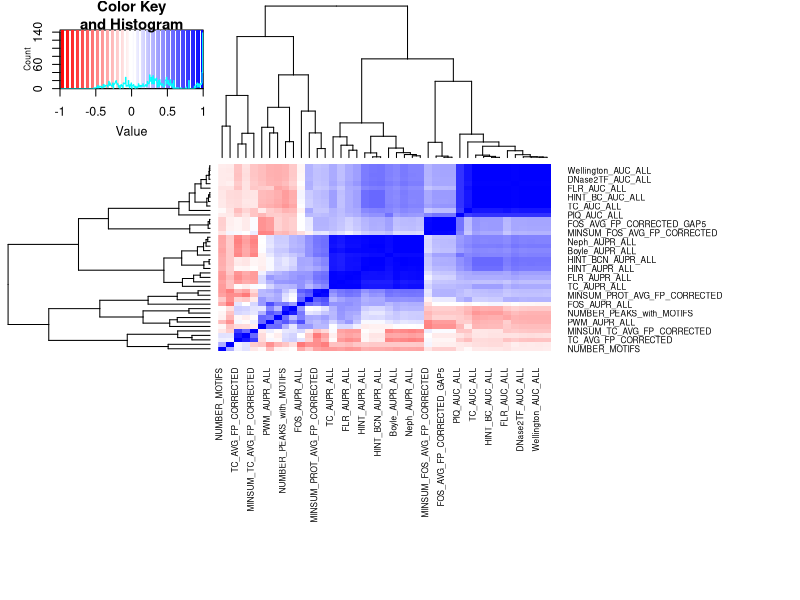

Source code (R): (Note: this script raises an error after producing the figure.)
library(gplots)
library(scatterplot3d)
library(rpart)
library(Hmisc)

d=read.table("table_changed.csv",header=TRUE)

#d$log(d[,13]+min(d[,13])+1)
rownames(d)=paste0(d[,1],"_",d[,2],"_",d[,3])



#tranforming TC in log scale
d$NORM_TC_AVG_CHIP_UNCORRECTED=log2(d$NORM_TC_AVG_CHIP_UNCORRECTED+1)
d$NORM_TC_AVG_DNASE_UNCORRECTED=log2(d$NORM_TC_AVG_DNASE_UNCORRECTED+1)
d$NORM_TC_AVG_CHIP_UNCORRECTED=log2(d$TC_AVG_CHIP_UNCORRECTED+1)
d$NORM_TC_AVG_DNASE_UNCORRECTED=log2(d$TC_AVG_DNASE_UNCORRECTED+1)
d$NORM_TC_AVG_FP_CORRECTED=log2(d$TC_AVG_FP_CORRECTED-min(d$TC_AVG_FP_CORRECTED,na.rm=TRUE)+1)

#removing selected rows



# selection with on AUC, NORM TC, corrected FOS, corrected TC, 
sel=grep("BIAS|NUMBER|PERC|AUC_ALL|AUPR|_FP_CORR",colnames(d))

#correlation and scatter plots

pdf("heatmap.pdf")
corr=cor(d[,sel],use="pairwise.complete.obs")
p=rcorr(as.matrix(d[,sel]),type="pearson")
heatmap.2(corr,trace="none",col=redblue(256),margins=c(15,15),cexCol=0.6,cexRow=0.6)
dev.off()
pdf("scatter.pdf")
plot(d[,sel])
dev.off()

# PCA analysis

fit <- princomp(d[complete.cases(d),sel],cor=TRUE)
#biplot(fit)

pdf("PCA.pdf")
par(mfrow=c(1,2))
biplot(fit,choices = c(2,1))
biplot(fit,choices = c(3,1))
dev.off()

# decision tree

fit <- rpart(HINT_BC_AUPR~BIAS_PEARSON + NORM_TC_AVG_FP_CORRECTED + FOS_AVG_FP_CORRECTED + PROTECT_AVG_FP_CORRECTED + MDC_UNCORRECTED + MDC_CORRECTED, method="anova", data=d)


plot(fit, uniform=TRUE)
text(fit, use.n=TRUE, all=TRUE, cex=.8)

pfit<- prune(fit, cp=0.04)
plot(pfit, uniform=TRUE)
text(pfit, use.n=TRUE, all=TRUE, cex=.8)


sum(abs(residuals(fit)))/dim(d)[1]
sum(abs(residuals(pfit)))/dim(d)[1]


#final protection score

pdf("PROT_FOS_AUC.pdf")
sp=scatterplot3d(d[,c("PROTECT_AVG_FP_CORRECTED","FOS_AVG_FP_CORRECTED","HINT_BC_AUC_ALL")],highlight.3d=TRUE,  type="h")
fit <- lm(HINT_BC_AUC_ALL ~ PROTECT_AVG_FP_CORRECTED + FOS_AVG_FP_CORRECTED,d) 
sp$plane3d(fit)
dev.off()

pdf("PROT_FOS_AUPR.pdf")
sp=scatterplot3d(d[,c("PROTECT_AVG_FP_CORRECTED","FOS_AVG_FP_CORRECTED","HINT_BC_AUC_ALL")],highlight.3d=TRUE,  type="h")
fit <- lm(HINT_BC_AUC_ALL ~ PROTECT_AVG_FP_CORRECTED + FOS_AVG_FP_CORRECTED,d) 
sp$plane3d(fit)
dev.off()


#d$PROTECTION_FINAL = predict(fit)

d$PROTECTION_FINAL_RANK = rank(d$"PROTECT_AVG_FP_CORRECTED") + rank(d$"FOS_AVG_FP_CORRECTED")
d$PROTECTION_FINAL = (d$"PROTECT_AVG_FP_CORRECTED") + (d$"FOS_AVG_FP_CORRECTED")


rc=rcorr(as.matrix(d[,c("BIAS_PEARSON","MINSUM_PROT_AVG_FP_CORRECTED","PROTECT_AVG_FP_CORRECTED","FOS_AVG_FP_CORRECTED","PROTECTION_FINAL","HINT_BC_AUC_ALL","TC_AUC_ALL","HINT_BC_AUPR_ALL","TC_AUPR_ALL")]),type="spearman")

heatmap.2(rc$r,trace="none",col=redblue(256),margins=c(15,15),cexCol=0.6,cexRow=0.6)


pdf("auc_protection.pdf",paper="A4")

#factors discussed in sung et al. 
fast=grep("_ER_|_AR_|_GR_",rownames(d))
med=grep("JUN$",rownames(d))# Sung describes AP1 and indicaates a chip-seq from jun in the supplement
low=grep("CTCF$",rownames(d))
#med=grep("AP",rownames(d))
plot(d$PROTECTION_FINAL,d$HINT_BC_AUC_ALL)
#text(d$PROTECTION_FINAL,d$HINT_BC_AUC_ALL,rownames(d),cex=0.5)
text(d$PROTECTION_FINAL[fast],d$HINT_BC_AUC_ALL[fast],rownames(d[fast,]),cex=0.8,col="red")
text(d$PROTECTION_FINAL[med],d$HINT_BC_AUC_ALL[med],rownames(d[med,]),cex=0.8,col="blue")
text(d$PROTECTION_FINAL[low],d$HINT_BC_AUC_ALL[low],rownames(d[low,]),cex=0.8,col="green")
dev.off()

rc_auc=rcorr(as.matrix(d[,grep("MINSUM_PROT_AVG_FP_CORRECTED|_AUC_ALL",colnames(d))]),type="spearman")
p=rc_auc$P[7,]



pdf("hintbc_tc_auc_prot.pdf",paper="A4")
par(mfrow=c(2,1))

plot(d$MINSUM_PROT_AVG_FP_CORRECTED,d$HINT_BC_AUC_ALL)
text(d$MINSUM_PROT_AVG_FP_CORRECTED,d$HINT_BC_AUC_ALL,rownames(d),cex=0.3)
text(d$MINSUM_PROT_AVG_FP_CORRECTED[fast],d$HINT_BC_AUC_ALL[fast],rownames(d[fast,]),cex=0.5,col="red")
text(d$MINSUM_PROT_AVG_FP_CORRECTED[med],d$HINT_BC_AUC_ALL[med],rownames(d[med,]),cex=0.5,col="blue")
text(d$MINSUM_PROT_AVG_FP_CORRECTED[low],d$HINT_BC_AUC_ALL[low],rownames(d[low,]),cex=0.5,col="green")

plot(d$MINSUM_PROT_AVG_FP_CORRECTED,d$TC_AUC_ALL)
text(d$MINSUM_PROT_AVG_FP_CORRECTED,d$TC_AUC_ALL,rownames(d),cex=0.3)
text(d$MINSUM_PROT_AVG_FP_CORRECTED[fast],d$TC_AUC_ALL[fast],rownames(d[fast,]),cex=0.5,col="red")
text(d$MINSUM_PROT_AVG_FP_CORRECTED[med],d$TC_AUC_ALL[med],rownames(d[med,]),cex=0.5,col="blue")
text(d$MINSUM_PROT_AVG_FP_CORRECTED[low],d$TC_AUC_ALL[low],rownames(d[low,]),cex=0.5,col="green")
dev.off()


pdf("hintbc_auc_prot.pdf")
labels=sub("_"," ",rownames(d))
labels=sub("_"," ",labels)
labels=sub("_"," ",labels)
labels=sub("UW ","",labels)
labels=sub("DU ","",labels)
plot(d$MINSUM_PROT_AVG_FP_CORRECTED,d$HINT_BC_AUC_ALL,ylab="HINT-BC AUC",xlab="Protection score",pch = 20,cex=0.5)
abline(v=0,col='red')
sel=(d$HINT_BC_AUC_ALL<0.8)
text(d$MINSUM_PROT_AVG_FP_CORRECTED[sel],d$HINT_BC_AUC_ALL[sel],labels[sel],pos=1,cex=0.9,col="gray")
sel=(d$MINSUM_PROT_AVG_FP_CORRECTED>6)
text(d$MINSUM_PROT_AVG_FP_CORRECTED[sel],d$HINT_BC_AUC_ALL[sel],labels[sel],pos=1,cex=0.9,col="gray")
points(d$MINSUM_PROT_AVG_FP_CORRECTED[fast],d$HINT_BC_AUC_ALL[fast],col="red",pch = 20)
text(d$MINSUM_PROT_AVG_FP_CORRECTED[fast],d$HINT_BC_AUC_ALL[fast],labels[fast],pos=1,cex=0.9,col="red")
points(d$MINSUM_PROT_AVG_FP_CORRECTED[med],d$HINT_BC_AUC_ALL[med],col="blue",pch = 20)
text(d$MINSUM_PROT_AVG_FP_CORRECTED[med],d$HINT_BC_AUC_ALL[med],labels[med],pos=1,cex=0.9,col="blue")
points(d$MINSUM_PROT_AVG_FP_CORRECTED[low],d$HINT_BC_AUC_ALL[low],col="green",pch = 20)
text(d$MINSUM_PROT_AVG_FP_CORRECTED[low],d$HINT_BC_AUC_ALL[low],labels[low],pos=1,cex=0.9,col="green")
dev.off()

head(d[order(d$MINSUM_PROT_AVG_FP_CORRECTED),1:10],50)

d$DIFF=d$HINT_BC_AUC_10-d$HINT_AUC_10
d$DIFF_RANK=rank(d$HINT_BC_AUC_10-d$HINT_AUC_10)


lowest_fos_dnase=head(d[order(d_sel_dnase$FOS_RANKING),],26)
lowest_fos=head(d_sel[order(d_sel$FOS_RANKING),],26)

high_fos_dnase=tail(d_sel_dnase[order(d_sel_dnase$FOS_RANKING),],26)
high_fos=tail(d_sel[order(d_sel$FOS_RANKING),],26)

d$hint_diff=d$HINT_BC_AUPR-d$HINT_AUPR



plot((d$HINT_BC_AUPR),(d$HINT_AUPR))


#d_sel=d[abs(d$hint_diff)>0.1,]
d_sel=d[grep("EGR1|ER_4|UW_Motif_0500",as.character(d$FACTOR)),]
points((d_sel$HINT_BC_AUPR),(d_sel$HINT_AUPR),col="red",pch =19)
lines(c(0,1),c(0,1))
text(d_sel$HINT_BC_AUPR,-0.02+d_sel$HINT_AUPR,d_sel$FACTOR,col='red')




#pdf("aupr_protection.pdf",paper="A4")
#plot(d$PROTECTION_FINAL,d$HINT_BC_AUPR_ALL)
##text(d$PROTECTION_FINAL,d$HINT_BC_AUC_ALL,rownames(d),cex=0.5)
#text(d$PROTECTION_FINAL[fast],d$HINT_BC_AUPR_ALL[fast],rownames(d[fast,]),cex=0.8,col="red")
#text(d$PROTECTION_FINAL[med],d$HINT_BC_AUPR_ALL[med],rownames(d[med,]),cex=0.8,col="blue")
#text(d$PROTECTION_FINAL[low],d$HINT_BC_AUPR_ALL[low],rownames(d[low,]),cex=0.8,col="green")
#dev.off()

#plot(d$MINSUM_PROT_AVG_FP_CORRECTED,d$HINT_BC_AUPR_ALL)
#text(d$MINSUM_PROT_AVG_FP_CORRECTED,d$HINT_BC_AUPR_ALL,rownames(d),cex=0.5)
#text(d$MINSUM_PROT_AVG_FP_CORRECTED[fast],d$HINT_BC_AUPR_ALL[fast],rownames(d[fast,]),cex=0.8,col="red")
#text(d$MINSUM_PROT_AVG_FP_CORRECTED[med],d$HINT_BC_AUPR_ALL[med],rownames(d[med,]),cex=0.8,col="blue")
#text(d$MINSUM_PROT_AVG_FP_CORRECTED[low],d$HINT_BC_AUPR_ALL[low],rownames(d[low,]),cex=0.8,col="green")
